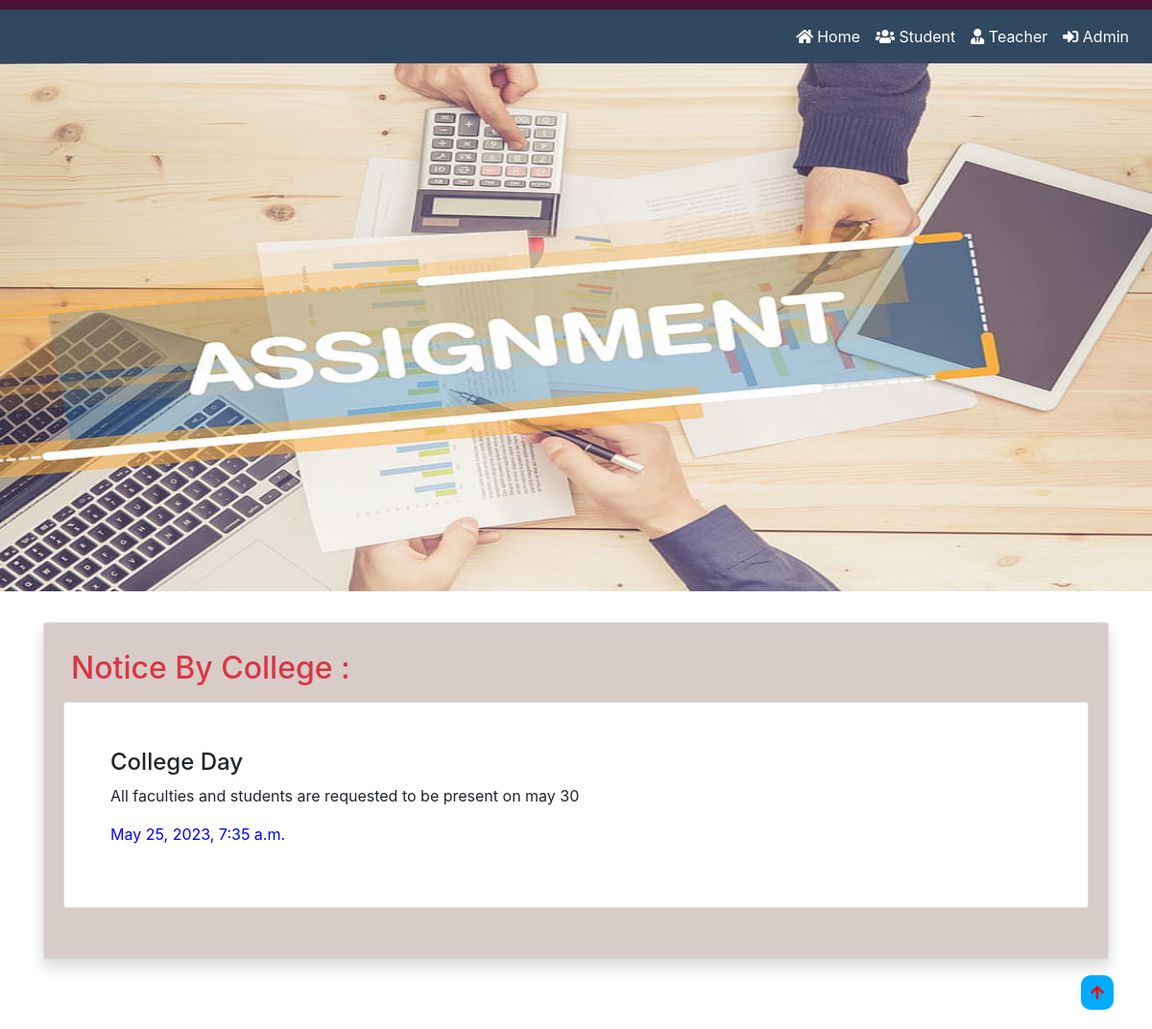
The page / on the database its author committed.
### collegeAssignment/models.py (models this page shows, shortened)
class News(models.Model):
    Title = models.CharField(max_length=200, null=True)
    Description = models.CharField(max_length=500, null=True)
    CreationDate = models.DateTimeField(auto_now_add=True)

### collegeAssignment/views.py (the view)
# urls.py: path('', index, name='index'),
def index(request):
    news = News.objects.all()
    return render(request, 'index.html', locals())

### collegeAssignment/templates/index.html (shortened to what this page needs)
{% include 'navigation.html' %}
{% load static %}
<html lang="en">
<head>
</head>
<body>
<img src="{% static 'images/home.jpg' %}" width="100%" height="550">
<div class="container mt-3">
   <div class="row">
       <div class="col-sm-12">
           <div class="card shadow mt-3">
               <div class="card-body" style="background-color: #d7ccc8; height: 350px;">
                   <h2 class="p-2 text-danger">Notice By College : </h2>
                   <marquee width="100%" direction="up" height="80%">
                       {% for i in news %}                      <div class="card p-5">
                           <h4> {{i.Title}}</h4>
                           <p> {{i.Description}}</p>
                          <p><span style="color: blue"> {{i.CreationDate}} </span></p>
                       </div>
                       {% endfor %}
                   </marquee>
               </div>
          </div>
       </div>
    </div>
</div>
<br><br><br>
<div class="scrolltop float-right">
    <i class="fa fa-arrow-up" onclick="topFunction()" id="scrollbtn"></i>
</div>
</body>
</html>

### collegeAssignment/templates/index.html (style rules this page uses)
#scrollbtn { position:fixed; bottom:20px; right:40px; z-index:99; border:none; color:red; background:#00abff; padding:10px; border-radius:10px; }

### rows shown on the page
News: Title "College Day", Description "All faculties and students are requested to be present on may 30", CreationDate "May 25, 2023, 7:35 a.m."
